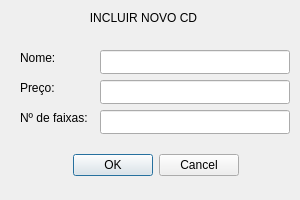
<?xml version="1.0" encoding="UTF-8"?>
<ui version="4.0">
 <class>IncluirCD</class>
 <widget class="QDialog" name="IncluirCD">
  <property name="geometry">
   <rect>
    <x>0</x>
    <y>0</y>
    <width>300</width>
    <height>200</height>
   </rect>
  </property>
  <property name="windowTitle">
   <string>Incluir CD</string>
  </property>
  <property name="windowIcon">
   <iconset theme="QIcon::ThemeIcon::MediaTape"/>
  </property>
  <widget class="QDialogButtonBox" name="buttonBox">
   <property name="geometry">
    <rect>
     <x>50</x>
     <y>140</y>
     <width>211</width>
     <height>51</height>
    </rect>
   </property>
   <property name="orientation">
    <enum>Qt::Orientation::Horizontal</enum>
   </property>
   <property name="standardButtons">
    <set>QDialogButtonBox::StandardButton::Cancel|QDialogButtonBox::StandardButton::Ok</set>
   </property>
   <property name="centerButtons">
    <bool>true</bool>
   </property>
  </widget>
  <widget class="QLabel" name="Titulo">
   <property name="geometry">
    <rect>
     <x>90</x>
     <y>10</y>
     <width>107</width>
     <height>16</height>
    </rect>
   </property>
   <property name="text">
    <string>INCLUIR NOVO CD</string>
   </property>
   <property name="alignment">
    <set>Qt::AlignmentFlag::AlignCenter</set>
   </property>
  </widget>
  <widget class="QLabel" name="Nome">
   <property name="geometry">
    <rect>
     <x>20</x>
     <y>50</y>
     <width>50</width>
     <height>16</height>
    </rect>
   </property>
   <property name="text">
    <string>Nome:</string>
   </property>
  </widget>
  <widget class="QLabel" name="Preco">
   <property name="geometry">
    <rect>
     <x>20</x>
     <y>80</y>
     <width>50</width>
     <height>16</height>
    </rect>
   </property>
   <property name="text">
    <string>Preço:</string>
   </property>
  </widget>
  <widget class="QLabel" name="Duracao">
   <property name="geometry">
    <rect>
     <x>20</x>
     <y>110</y>
     <width>70</width>
     <height>16</height>
    </rect>
   </property>
   <property name="text">
    <string>Nº de faixas:</string>
   </property>
  </widget>
  <widget class="QLineEdit" name="Nome_value">
   <property name="geometry">
    <rect>
     <x>100</x>
     <y>50</y>
     <width>190</width>
     <height>24</height>
    </rect>
   </property>
  </widget>
  <widget class="QLineEdit" name="Preco_value">
   <property name="geometry">
    <rect>
     <x>100</x>
     <y>80</y>
     <width>190</width>
     <height>24</height>
    </rect>
   </property>
  </widget>
  <widget class="QLineEdit" name="Especifico_value">
   <property name="geometry">
    <rect>
     <x>100</x>
     <y>110</y>
     <width>190</width>
     <height>24</height>
    </rect>
   </property>
  </widget>
 </widget>
 <resources/>
 <connections>
  <connection>
   <sender>buttonBox</sender>
   <signal>accepted()</signal>
   <receiver>IncluirCD</receiver>
   <slot>accept()</slot>
   <hints>
    <hint type="sourcelabel">
     <x>248</x>
     <y>254</y>
    </hint>
    <hint type="destinationlabel">
     <x>157</x>
     <y>274</y>
    </hint>
   </hints>
  </connection>
  <connection>
   <sender>buttonBox</sender>
   <signal>rejected()</signal>
   <receiver>IncluirCD</receiver>
   <slot>reject()</slot>
   <hints>
    <hint type="sourcelabel">
     <x>316</x>
     <y>260</y>
    </hint>
    <hint type="destinationlabel">
     <x>286</x>
     <y>274</y>
    </hint>
   </hints>
  </connection>
 </connections>
</ui>
